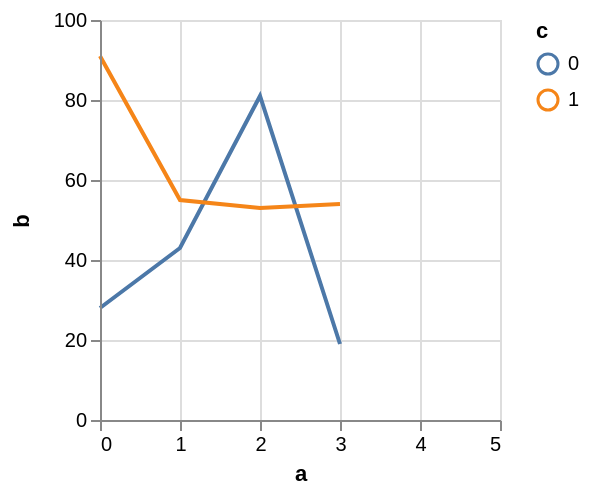

This figure's Vega-Lite source:
### Vega specification from a JSON file in a GitHub repository (floating-point values rounded to 4 significant figures)
{"$schema": "https://vega.github.io/schema/vega/v4.json", "autosize": "pad", "padding": 5, "width": 200, "height": 200, "style": "cell", "data": [{"name": "source_0", "values": [{"a": 0, "b": 28, "c": 0}, {"a": 0, "b": 91, "c": 1}, {"a": 1, "b": 43, "c": 0}, {"a": 1, "b": 55, "c": 1}, {"a": 2, "b": 81, "c": 0}, {"a": 2, "b": 53, "c": 1}, {"a": 3, "b": 19, "c": 0}]}, {"name": "data_0", "source": "source_0", "transform": [{"type": "formula", "expr": "toNumber(datum[\"a\"])", "as": "a"}, {"type": "formula", "expr": "toNumber(datum[\"b\"])", "as": "b"}, {"type": "impute", "field": "b", "key": "a", "method": "value", "groupby": ["c"], "value": null}, {"type": "window", "as": ["imputed_b_value"], "ops": ["mean"], "fields": ["b"], "frame": [-2, 2], "ignorePeers": false, "groupby": ["c"]}, {"type": "formula", "expr": "datum.b === null ? datum.imputed_b_value : datum.b", "as": "b"}]}], "marks": [{"name": "pathgroup", "type": "group", "from": {"facet": {"name": "faceted_path_main", "data": "data_0", "groupby": ["c"]}}, "encode": {"update": {"width": {"field": {"group": "width"}}, "height": {"field": {"group": "height"}}}}, "marks": [{"name": "marks", "type": "line", "style": ["line"], "sort": {"field": "datum[\"a\"]", "order": "descending"}, "from": {"data": "faceted_path_main"}, "encode": {"update": {"stroke": {"scale": "color", "field": "c"}, "tooltip": {"signal": "{\"a\": format(datum[\"a\"], \"\"), \"b\": format(datum[\"b\"], \"\"), \"c\": ''+datum[\"c\"]}"}, "x": {"scale": "x", "field": "a"}, "y": {"scale": "y", "field": "b"}, "defined": {"signal": "datum[\"a\"] !== null && !isNaN(datum[\"a\"]) && datum[\"b\"] !== null && !isNaN(datum[\"b\"])"}}}}]}], "scales": [{"name": "x", "type": "linear", "domain": {"data": "data_0", "field": "a"}, "range": [0, {"signal": "width"}], "nice": 1, "zero": false}, {"name": "y", "type": "linear", "domain": {"data": "data_0", "field": "b"}, "range": [{"signal": "height"}, 0], "nice": true, "zero": true}, {"name": "color", "type": "ordinal", "domain": {"data": "data_0", "field": "c", "sort": true}, "range": "category"}], "axes": [{"scale": "x", "orient": "bottom", "grid": false, "title": "a", "labelFlush": true, "labelOverlap": true, "tickCount": {"signal": "ceil(width/40)"}, "zindex": 1}, {"scale": "x", "orient": "bottom", "grid": true, "gridScale": "y", "tickCount": {"signal": "ceil(width/40)"}, "domain": false, "labels": false, "maxExtent": 0, "minExtent": 0, "ticks": false, "zindex": 0}, {"scale": "y", "orient": "left", "grid": false, "title": "b", "labelOverlap": true, "tickCount": {"signal": "ceil(height/40)"}, "zindex": 1}, {"scale": "y", "orient": "left", "grid": true, "gridScale": "x", "tickCount": {"signal": "ceil(height/40)"}, "domain": false, "labels": false, "maxExtent": 0, "minExtent": 0, "ticks": false, "zindex": 0}], "legends": [{"stroke": "color", "title": "c"}], "config": {"axisY": {"minExtent": 30}}}
